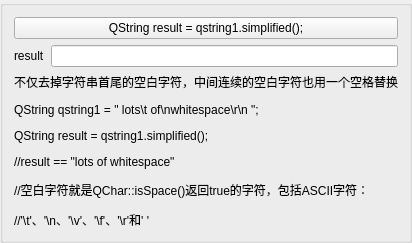
           <widget class="QGroupBox" name="groupBox_8">
            <property name="title">
             <string/>
            </property>
            <layout class="QGridLayout" name="gridLayout_7">
             <item row="0" column="0" colspan="2">
              <widget class="QPushButton" name="pbSimplified">
               <property name="text">
                <string>QString result = qstring1.simplified();</string>
               </property>
              </widget>
             </item>
             <item row="1" column="0">
              <widget class="QLabel" name="label_10">
               <property name="text">
                <string>result</string>
               </property>
              </widget>
             </item>
             <item row="1" column="1">
              <widget class="QLineEdit" name="leSimplifiedResult"/>
             </item>
             <item row="2" column="0" colspan="2">
              <widget class="QLabel" name="label_20">
               <property name="text">
                <string>&lt;html&gt;&lt;head/&gt;&lt;body&gt;&lt;p&gt;不仅去掉字符串首尾的空白字符，中间连续的空白字符也用一个空格替换&lt;/p&gt;&lt;p&gt;QString qstring1 = &amp;quot; lots\t of\nwhitespace\r\n &amp;quot;;&lt;/p&gt;&lt;p&gt;QString result = qstring1.simplified();&lt;/p&gt;&lt;p&gt;//result == &amp;quot;lots of whitespace&amp;quot;&lt;/p&gt;&lt;p&gt;//空白字符就是QChar::isSpace()返回true的字符，包括ASCII字符：&lt;/p&gt;&lt;p&gt;//'\t'、'\n、'\v'、'\f'、'\r'和' '&lt;/p&gt;&lt;/body&gt;&lt;/html&gt;</string>
               </property>
              </widget>
             </item>
            </layout>
           </widget>
